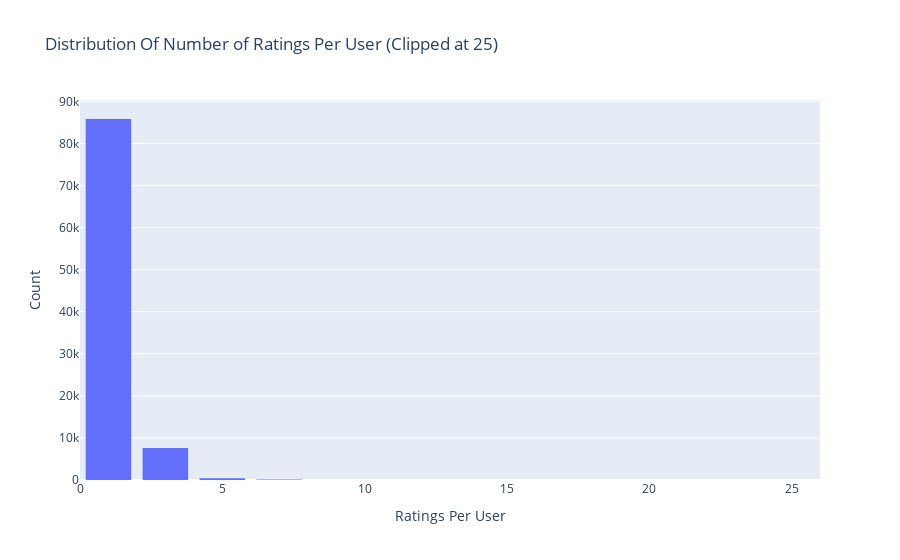

Write notebook code for a chart like this one.
### Code cell
data = df1.groupby('customer_unique_id')['review_score'].count().clip(upper=25)

# Create trace
trace = go.Histogram(x = data.values,
                     name = 'Ratings',
                     xbins = dict(start = 0,
                                  end = 50,
                                  size = 2))
# Create layout
layout = go.Layout(title = 'Distribution Of Number of Ratings Per User (Clipped at 25)',
                   xaxis = dict(title = 'Ratings Per User'),
                   yaxis = dict(title = 'Count'),
                   bargap = 0.2)

# Create plot
fig = go.Figure(data=[trace], layout=layout)
iplot(fig)

### Figure 1 — Plotly figure (JSON) as saved in the notebook; plotly's stock layout.template omitted (floating-point values rounded to 4 significant figures; data arrays with more than 128 entries replaced by an {"elided": "..."} marker saying what was removed)
{"data": [{"name": "Ratings", "type": "histogram", "x": {"elided": "94006 int values"}, "xbins": {"end": 50, "size": 2, "start": 0}}], "layout": {"bargap": 0.2, "title": {"text": "Distribution Of Number of Ratings Per User (Clipped at 25)"}, "xaxis": {"title": {"text": "Ratings Per User"}}, "yaxis": {"title": {"text": "Count"}}}}
